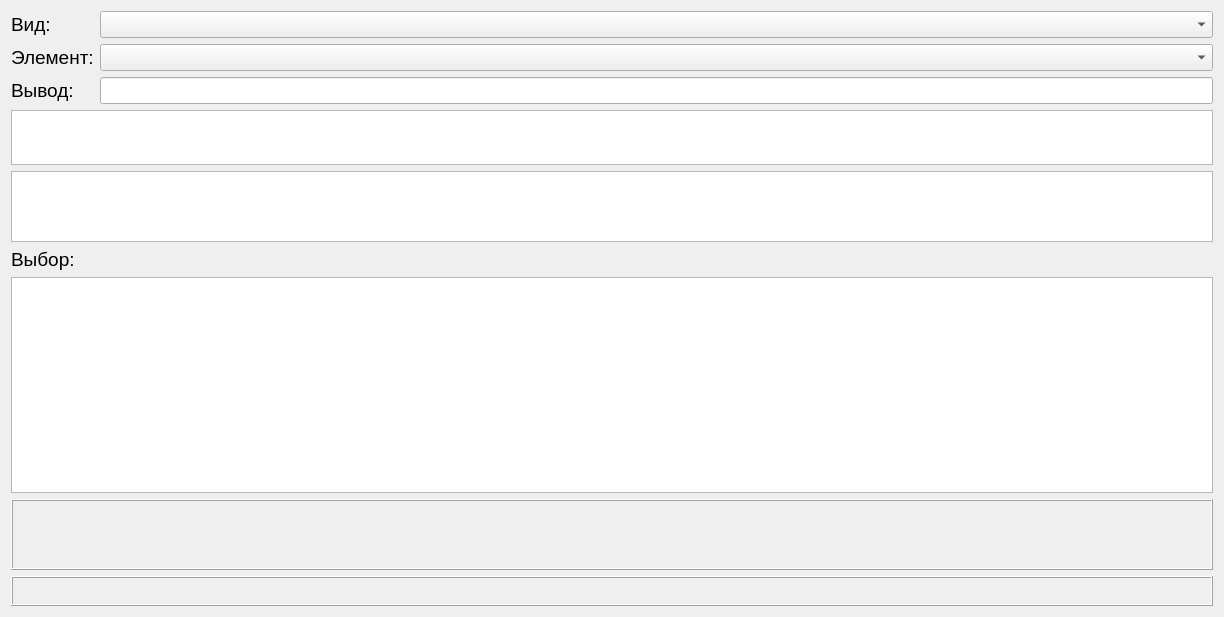
<?xml version="1.0" encoding="UTF-8"?>
<ui version="4.0">
 <class>Dialog</class>
 <widget class="QDialog" name="Dialog">
  <property name="geometry">
   <rect>
    <x>0</x>
    <y>0</y>
    <width>1224</width>
    <height>617</height>
   </rect>
  </property>
  <property name="windowTitle">
   <string>Dialog</string>
  </property>
  <layout class="QVBoxLayout" name="verticalLayout_3">
   <item>
    <layout class="QHBoxLayout" name="horizontalLayout">
     <item>
      <layout class="QVBoxLayout" name="verticalLayout">
       <item>
        <widget class="QLabel" name="label">
         <property name="maximumSize">
          <size>
           <width>88</width>
           <height>16777215</height>
          </size>
         </property>
         <property name="font">
          <font>
           <pointsize>14</pointsize>
          </font>
         </property>
         <property name="text">
          <string>Вид:</string>
         </property>
        </widget>
       </item>
       <item>
        <widget class="QLabel" name="label_2">
         <property name="maximumSize">
          <size>
           <width>88</width>
           <height>16777215</height>
          </size>
         </property>
         <property name="font">
          <font>
           <pointsize>14</pointsize>
          </font>
         </property>
         <property name="text">
          <string>Элемент:</string>
         </property>
        </widget>
       </item>
       <item>
        <widget class="QLabel" name="label_3">
         <property name="font">
          <font>
           <pointsize>14</pointsize>
          </font>
         </property>
         <property name="text">
          <string>Вывод:</string>
         </property>
        </widget>
       </item>
      </layout>
     </item>
     <item>
      <layout class="QVBoxLayout" name="verticalLayout_2">
       <item>
        <widget class="QComboBox" name="combo1">
         <property name="font">
          <font>
           <pointsize>12</pointsize>
          </font>
         </property>
        </widget>
       </item>
       <item>
        <widget class="QComboBox" name="combo2">
         <property name="font">
          <font>
           <pointsize>12</pointsize>
          </font>
         </property>
        </widget>
       </item>
       <item>
        <widget class="QLineEdit" name="lineEdit">
         <property name="font">
          <font>
           <pointsize>12</pointsize>
          </font>
         </property>
         <property name="text">
          <string/>
         </property>
        </widget>
       </item>
      </layout>
     </item>
    </layout>
   </item>
   <item>
    <widget class="QTextEdit" name="textEdit">
     <property name="maximumSize">
      <size>
       <width>16777215</width>
       <height>55</height>
      </size>
     </property>
     <property name="cursor" stdset="0">
      <cursorShape>UpArrowCursor</cursorShape>
     </property>
     <property name="focusPolicy">
      <enum>Qt::NoFocus</enum>
     </property>
     <property name="frameShape">
      <enum>QFrame::StyledPanel</enum>
     </property>
     <property name="frameShadow">
      <enum>QFrame::Raised</enum>
     </property>
     <property name="readOnly">
      <bool>true</bool>
     </property>
     <property name="html">
      <string>&lt;!DOCTYPE HTML PUBLIC &quot;-//W3C//DTD HTML 4.0//EN&quot; &quot;http://www.w3.org/TR/REC-html40/strict.dtd&quot;&gt;
&lt;html&gt;&lt;head&gt;&lt;meta name=&quot;qrichtext&quot; content=&quot;1&quot; /&gt;&lt;style type=&quot;text/css&quot;&gt;
p, li { white-space: pre-wrap; }
&lt;/style&gt;&lt;/head&gt;&lt;body style=&quot; font-family:'MS Shell Dlg 2'; font-size:8.25pt; font-weight:400; font-style:normal;&quot;&gt;
&lt;p style=&quot;-qt-paragraph-type:empty; margin-top:0px; margin-bottom:0px; margin-left:0px; margin-right:0px; -qt-block-indent:0; text-indent:0px;&quot;&gt;&lt;br /&gt;&lt;/p&gt;&lt;/body&gt;&lt;/html&gt;</string>
     </property>
     <property name="markdown" stdset="0">
      <string/>
     </property>
    </widget>
   </item>
   <item>
    <widget class="QTableWidget" name="tbl_filtr">
     <property name="minimumSize">
      <size>
       <width>0</width>
       <height>71</height>
      </size>
     </property>
     <property name="maximumSize">
      <size>
       <width>16777215</width>
       <height>71</height>
      </size>
     </property>
     <property name="font">
      <font>
       <pointsize>12</pointsize>
      </font>
     </property>
     <property name="focusPolicy">
      <enum>Qt::ClickFocus</enum>
     </property>
     <property name="selectionMode">
      <enum>QAbstractItemView::ContiguousSelection</enum>
     </property>
     <property name="selectionBehavior">
      <enum>QAbstractItemView::SelectItems</enum>
     </property>
    </widget>
   </item>
   <item>
    <widget class="QLabel" name="label_4">
     <property name="font">
      <font>
       <pointsize>14</pointsize>
      </font>
     </property>
     <property name="text">
      <string>Выбор:</string>
     </property>
    </widget>
   </item>
   <item>
    <widget class="QTableWidget" name="tab_vib">
     <property name="font">
      <font>
       <pointsize>12</pointsize>
      </font>
     </property>
     <property name="focusPolicy">
      <enum>Qt::ClickFocus</enum>
     </property>
     <property name="selectionMode">
      <enum>QAbstractItemView::ContiguousSelection</enum>
     </property>
     <property name="selectionBehavior">
      <enum>QAbstractItemView::SelectItems</enum>
     </property>
    </widget>
   </item>
   <item>
    <widget class="QLabel" name="lbl_prim">
     <property name="minimumSize">
      <size>
       <width>631</width>
       <height>71</height>
      </size>
     </property>
     <property name="font">
      <font>
       <pointsize>10</pointsize>
      </font>
     </property>
     <property name="frameShape">
      <enum>QFrame::Box</enum>
     </property>
     <property name="frameShadow">
      <enum>QFrame::Raised</enum>
     </property>
     <property name="text">
      <string/>
     </property>
    </widget>
   </item>
   <item>
    <widget class="QLabel" name="lbl_info_dxf">
     <property name="minimumSize">
      <size>
       <width>631</width>
       <height>30</height>
      </size>
     </property>
     <property name="maximumSize">
      <size>
       <width>16777215</width>
       <height>30</height>
      </size>
     </property>
     <property name="font">
      <font>
       <pointsize>14</pointsize>
      </font>
     </property>
     <property name="frameShape">
      <enum>QFrame::Box</enum>
     </property>
     <property name="frameShadow">
      <enum>QFrame::Raised</enum>
     </property>
     <property name="text">
      <string/>
     </property>
    </widget>
   </item>
  </layout>
 </widget>
 <resources/>
 <connections/>
</ui>
